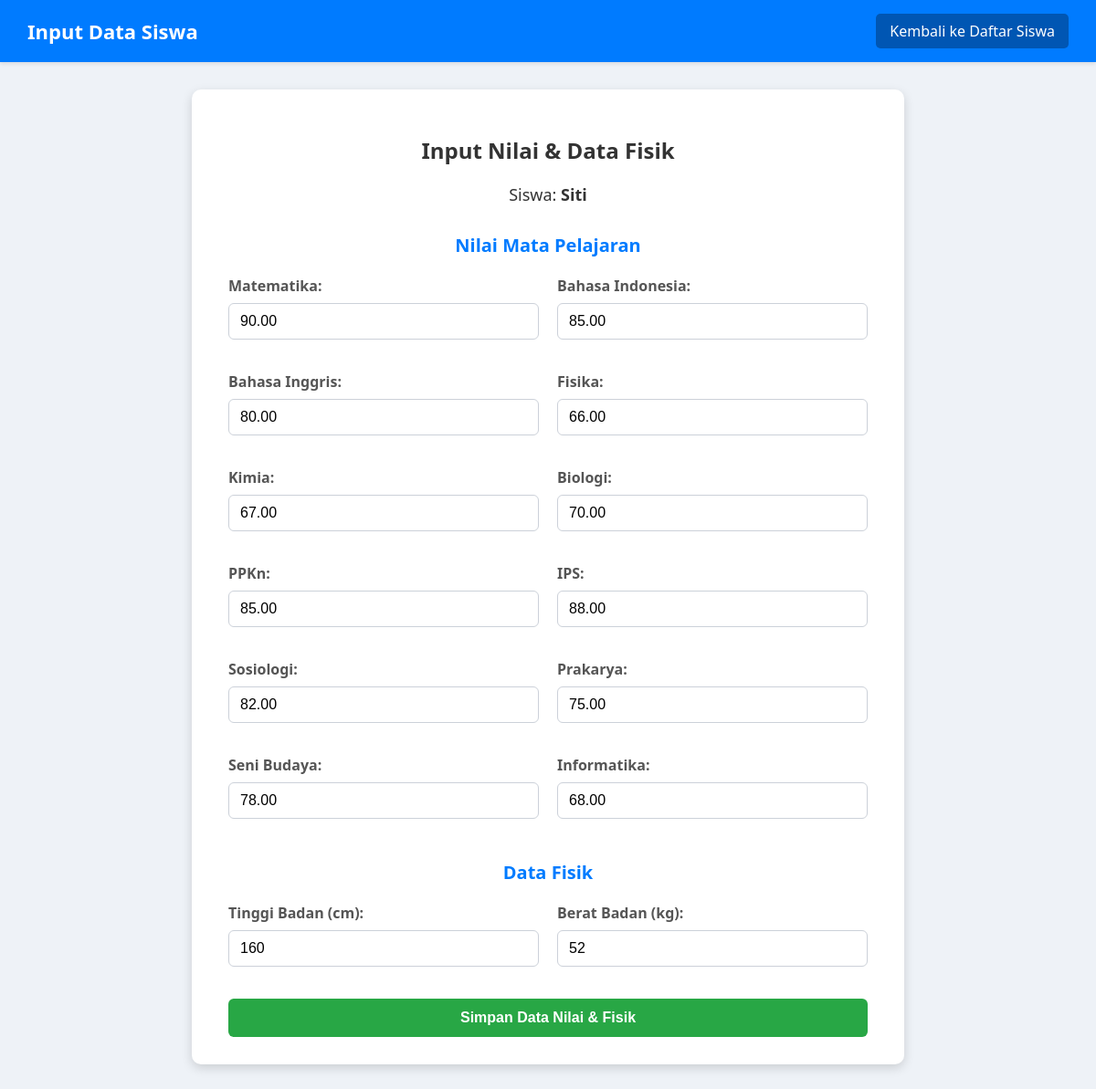
The page /admin/input_student_data.php?student_id=12 (signed in) on the database its author committed.
### tables this page shows
CREATE TABLE `students` (
  `student_id` int(11) NOT NULL,
  `full_name` varchar(255) NOT NULL,
  `birth_place` varchar(100) NOT NULL,
  `birth_date` date NOT NULL,
  `origin_school` varchar(150) NOT NULL,
  `created_at` timestamp NOT NULL DEFAULT current_timestamp()
);

CREATE TABLE `student_physical_data` (
  `physical_data_id` int(11) NOT NULL,
  `student_id` int(11) NOT NULL,
  `height_cm` int(11) DEFAULT NULL,
  `weight_kg` int(11) DEFAULT NULL
);

### admin/input_student_data.php (the view, shortened to what this page needs)
<?php
require_once '../includes/db_connection.php';
$student_name = "Siswa Tidak Ditemukan";
$existing_scores = [];
$existing_physical_data = ['height_cm' => '', 'weight_kg' => ''];
if (isset($_GET['student_id']) && is_numeric($_GET['student_id'])) {
    $student_id = $_GET['student_id'];
    try {
        $stmt_student = $conn->prepare("SELECT full_name FROM Students WHERE student_id = :student_id");
        $stmt_student->bindParam(':student_id', $student_id);
        $stmt_student->execute();
        if ($stmt_student->rowCount() > 0) {
            $student = $stmt_student->fetch(PDO::FETCH_ASSOC);
            $student_name = $student['full_name'];
        } else {
            $_SESSION['form_message'] = "ID Siswa tidak valid atau tidak ditemukan.";
            $_SESSION['form_message_type'] = "error";
            header("Location: manage_students.php");
            exit;
        }
        $stmt_scores = $conn->prepare("SELECT subject_name, score_value FROM Student_Scores WHERE student_id = :student_id");
        $stmt_scores->bindParam(':student_id', $student_id);
        $stmt_scores->execute();
        $scores_data = $stmt_scores->fetchAll(PDO::FETCH_ASSOC);
        foreach ($scores_data as $score) {
            $existing_scores[$score['subject_name']] = $score['score_value'];
        }
        $stmt_physical = $conn->prepare("SELECT height_cm, weight_kg FROM Student_Physical_Data WHERE student_id = :student_id");
        $stmt_physical->bindParam(':student_id', $student_id);
        $stmt_physical->execute();
        if ($stmt_physical->rowCount() > 0) {
            $existing_physical_data = $stmt_physical->fetch(PDO::FETCH_ASSOC);
        }
    } catch (PDOException $e) {
        $_SESSION['form_message'] = "Error mengambil data siswa: " . $e->getMessage();
        $_SESSION['form_message_type'] = "error";
        header("Location: manage_students.php");
        exit;
    }
} else {
    $_SESSION['form_message'] = "ID Siswa tidak disediakan.";
    $_SESSION['form_message_type'] = "error";
    header("Location: manage_students.php");
    exit;
}
$subjects = [
    "Matematika", "Bahasa Indonesia", "Bahasa Inggris", "Fisika", "Kimia", "Biologi",
    "PPKn", "IPS", "Sosiologi", "Prakarya", "Seni Budaya", "Informatika"
];
?>
<!DOCTYPE html>
<html lang="id">
<head>
</head>
<body>
    <div class="page-header">
        <div class="header-title">Input Data Siswa</div>
        <a href="manage_students.php">Kembali ke Daftar Siswa</a>
    </div>
    <div class="form-container">
        <h2>Input Nilai & Data Fisik</h2>
        <p style="text-align:center; font-size: 18px; margin-bottom: 20px;">Siswa: <strong><?php echo htmlspecialchars($student_name); ?></strong></p>
        <form action="actions/save_student_scores_physical.php" method="POST">
            <h3>Nilai Mata Pelajaran</h3>
            <div class="score-grid">
                <?php foreach ($subjects as $subject): ?>
                <div>
                    <label for="score_<?php echo str_replace(' ', '_', $subject); ?>"><?php echo htmlspecialchars($subject); ?>:</label>
                    <input type="number" step="0.01" min="0" max="100"
                           id="score_<?php echo str_replace(' ', '_', $subject); ?>"
                           name="scores[<?php echo htmlspecialchars($subject); ?>]"
                           value="<?php echo isset($existing_scores[$subject]) ? htmlspecialchars($existing_scores[$subject]) : ''; ?>"
                           required>
                </div>
                <?php endforeach; ?>
            </div>
            <h3>Data Fisik</h3>
            <div class="physical-data-grid">
                <div>
                    <label for="height_cm">Tinggi Badan (cm):</label>
                    <input type="number" min="0" id="height_cm" name="height_cm"
                           value="<?php echo htmlspecialchars($existing_physical_data['height_cm']); ?>" required>
                </div>
                <div>
                    <label for="weight_kg">Berat Badan (kg):</label>
                    <input type="number" min="0" id="weight_kg" name="weight_kg"
                           value="<?php echo htmlspecialchars($existing_physical_data['weight_kg']); ?>" required>
                </div>
            </div>
            <button type="submit">Simpan Data Nilai & Fisik</button>
        </form>
    </div>
</body>
</html>

### admin/input_student_data.php (style rules this page uses)
body { font-family: 'Segoe UI', Tahoma, Geneva, Verdana, sans-serif; background-color: #eef2f7; margin: 0; padding: 0; color: #333; }
.page-header { background-color: #007bff; color: white; padding: 15px 30px; box-shadow: 0 2px 4px rgba(0,0,0,0.1); display: flex; justify-content: space-between; align-items: center; }
.page-header .header-title { font-size: 22px; font-weight: 600; }
.page-header a { color: white; text-decoration: none; padding: 8px 15px; background-color: #0056b3; border-radius: 5px; }
.form-container { background-color: #ffffff; padding: 30px 40px; border-radius: 10px; box-shadow: 0 4px 12px rgba(0,0,0,0.15); width: 100%; max-width: 700px; margin: 30px auto; }
.form-container h2, .form-container h3 { text-align: center; margin-bottom: 20px; color: #333; }
.form-container h3 { font-size: 20px; color: #007bff; margin-top: 30px; }
.form-container label { display: block; margin-bottom: 8px; color: #555; font-weight: 600; }
.form-container input[type="text"], .form-container input[type="number"] { width: 100%; padding: 10px 12px; margin-bottom: 15px; border: 1px solid #ccd1d9; border-radius: 6px; box-sizing: border-box; font-size: 16px; }
.form-container .score-grid { display: grid; grid-template-columns: repeat(auto-fit, minmax(280px, 1fr)); gap: 20px; }
.form-container .physical-data-grid { display: grid; grid-template-columns: 1fr 1fr; gap: 20px; }
.form-container button { width: 100%; padding: 12px 15px; background-color: #28a745; color: white; border: none; border-radius: 6px; cursor: pointer; font-size: 16px; font-weight: 600; margin-top: 20px; }

### rows shown on the page
students: full_name "Siti"
student_physical_data: height_cm "160", weight_kg "52"

### other values the page prints
$subject "Matematika"
$subject "Bahasa Indonesia"
$subject "Bahasa Inggris"
$subject "Fisika"
$subject "Kimia"
$subject "Biologi"
$subject "PPKn"
$subject "IPS"
$subject "Sosiologi"
$subject "Prakarya"
$subject "Seni Budaya"
$subject "Informatika"
